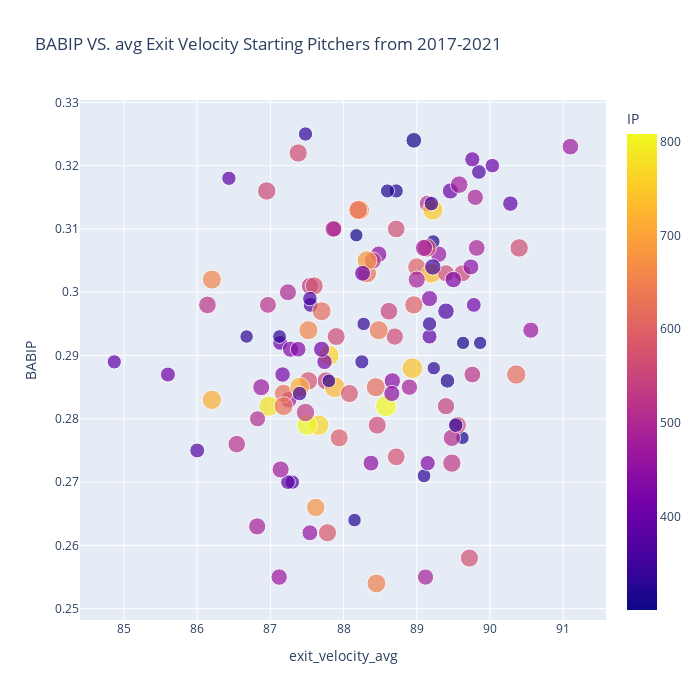

The notebook cell saved with this chart:
### Code cell
fig = px.scatter(fg_sav, x="exit_velocity_avg", y="BABIP",
                 size = 'pitch_count',color ="IP",
                 hover_name="Name", log_x=False, size_max=15, width=700, height=700,
                 title = "BABIP VS. avg Exit Velocity Starting Pitchers from 2017-2021")
fig.show()

### Figure 1 — Plotly figure (JSON) as saved in the notebook; plotly's stock layout.template omitted (floating-point values rounded to 4 significant figures; data arrays with more than 128 entries replaced by an {"elided": "..."} marker saying what was removed)
{"data": [{"hovertemplate": "<b>%{hovertext}</b><br><br>exit_velocity_avg=%{x}<br>BABIP=%{y}<br>pitch_count=%{marker.size}<br>IP=%{marker.color}<extra></extra>", "hovertext": {"elided": "132 str values"}, "legendgroup": "", "marker": {"color": {"elided": "132 float values"}, "coloraxis": "coloraxis", "size": {"elided": "132 int values"}, "sizemode": "area", "sizeref": 58.24, "symbol": "circle"}, "mode": "markers", "name": "", "orientation": "v", "showlegend": false, "type": "scatter", "x": {"elided": "132 float values"}, "xaxis": "x", "y": {"elided": "132 float values"}, "yaxis": "y"}], "layout": {"coloraxis": {"colorbar": {"title": {"text": "IP"}}, "colorscale": [[0, "#0d0887"], [0.1111, "#46039f"], [0.2222, "#7201a8"], [0.3333, "#9c179e"], [0.4444, "#bd3786"], [0.5556, "#d8576b"], [0.6667, "#ed7953"], [0.7778, "#fb9f3a"], [0.8889, "#fdca26"], [1, "#f0f921"]]}, "height": 700, "legend": {"itemsizing": "constant", "tracegroupgap": 0}, "title": {"text": "BABIP VS. avg Exit Velocity Starting Pitchers from 2017-2021"}, "width": 700, "xaxis": {"anchor": "y", "domain": [0, 1], "title": {"text": "exit_velocity_avg"}}, "yaxis": {"anchor": "x", "domain": [0, 1], "title": {"text": "BABIP"}}}}
